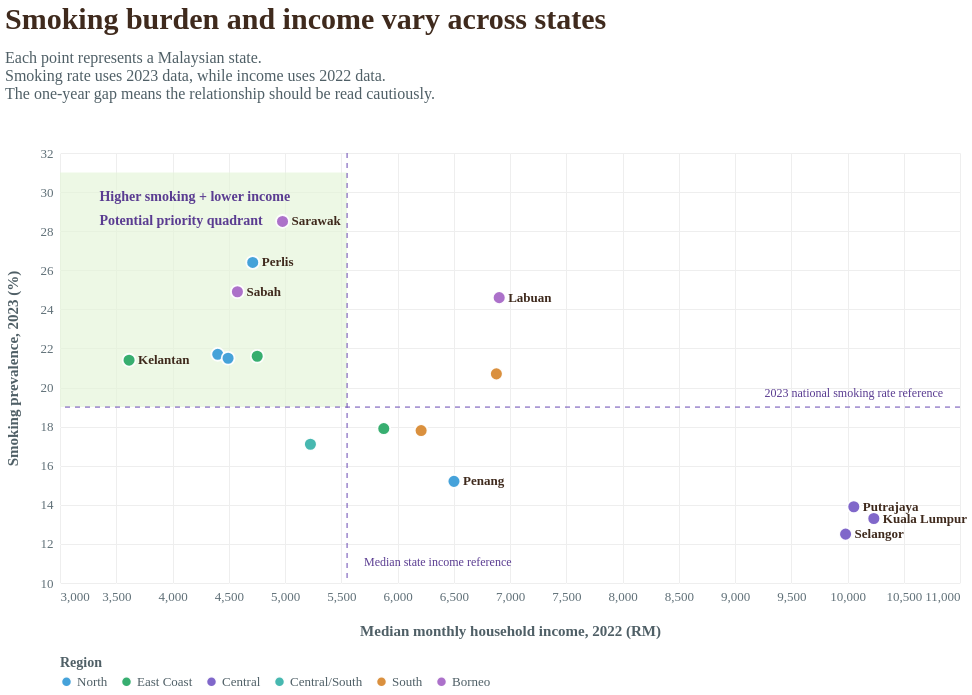

Express this chart as Vega-Lite.
### Vega-Lite specification from a JSON file in a GitHub repository (floating-point values rounded to 4 significant figures)
{"$schema": "https://vega.github.io/schema/vega-lite/v5.json", "description": "Bubble scatter plot comparing Malaysian state smoking rates in 2023 with median household income in 2022.", "width": 900, "height": 430, "background": "white", "title": {"text": "Smoking burden and income vary across states", "subtitle": ["Each point represents a Malaysian state.", "Smoking rate uses 2023 data, while income uses 2022 data.", "The one-year gap means the relationship should be read cautiously."], "font": "Crimson Text", "fontSize": 30, "fontWeight": "bold", "color": "#3f2a1d", "subtitleFont": "Source Sans Pro", "subtitleFontSize": 16, "subtitleColor": "#4f5f66", "anchor": "start", "offset": 45, "subtitlePadding": 15}, "data": {"values": [{"State": "Johor", "Smoking_Rate": 20.7, "Median_Income": 6879, "Region": "South", "LabelType": "Other"}, {"State": "Kedah", "Smoking_Rate": 21.7, "Median_Income": 4402, "Region": "North", "LabelType": "Other"}, {"State": "Kelantan", "Smoking_Rate": 21.4, "Median_Income": 3614, "Region": "East Coast", "LabelType": "Key"}, {"State": "Melaka", "Smoking_Rate": 17.8, "Median_Income": 6210, "Region": "South", "LabelType": "Other"}, {"State": "Negeri Sembilan", "Smoking_Rate": 17.1, "Median_Income": 5226, "Region": "Central/South", "LabelType": "Other"}, {"State": "Pahang", "Smoking_Rate": 21.6, "Median_Income": 4753, "Region": "East Coast", "LabelType": "Other"}, {"State": "Penang", "Smoking_Rate": 15.2, "Median_Income": 6502, "Region": "North", "LabelType": "Key"}, {"State": "Perak", "Smoking_Rate": 21.5, "Median_Income": 4494, "Region": "North", "LabelType": "Other"}, {"State": "Perlis", "Smoking_Rate": 26.4, "Median_Income": 4713, "Region": "North", "LabelType": "Key"}, {"State": "Selangor", "Smoking_Rate": 12.5, "Median_Income": 9983, "Region": "Central", "LabelType": "Key"}, {"State": "Terengganu", "Smoking_Rate": 17.9, "Median_Income": 5878, "Region": "East Coast", "LabelType": "Other"}, {"State": "Sabah", "Smoking_Rate": 24.9, "Median_Income": 4577, "Region": "Borneo", "LabelType": "Key"}, {"State": "Sarawak", "Smoking_Rate": 28.5, "Median_Income": 4978, "Region": "Borneo", "LabelType": "Key"}, {"State": "Kuala Lumpur", "Smoking_Rate": 13.3, "Median_Income": 10234, "Region": "Central", "LabelType": "Key"}, {"State": "Labuan", "Smoking_Rate": 24.6, "Median_Income": 6904, "Region": "Borneo", "LabelType": "Key"}, {"State": "Putrajaya", "Smoking_Rate": 13.9, "Median_Income": 10056, "Region": "Central", "LabelType": "Key"}]}, "layer": [{"data": {"values": [{"x1": 3000, "x2": 5552, "y1": 19.0, "y2": 31}]}, "mark": {"type": "rect", "fill": "#e3f4d8", "opacity": 0.65}, "encoding": {"x": {"field": "x1", "type": "quantitative", "scale": {"domain": [3000, 11000]}, "axis": {"title": "Median monthly household income, 2022 (RM)", "titleFont": "Source Sans Pro", "titleFontSize": 15, "titleFontWeight": "bold", "titleColor": "#4f5f66", "titlePadding": 20, "labelFont": "Source Sans Pro", "labelFontSize": 13, "labelColor": "#5f6f77", "grid": true, "gridColor": "#eeeeee", "domain": false, "tickColor": "#ffffff"}}, "x2": {"field": "x2"}, "y": {"field": "y1", "type": "quantitative", "scale": {"domain": [10, 31]}, "axis": {"title": "Smoking prevalence, 2023 (%)", "titleFont": "Source Sans Pro", "titleFontSize": 15, "titleFontWeight": "bold", "titleColor": "#4f5f66", "titlePadding": 20, "labelFont": "Source Sans Pro", "labelFontSize": 13, "labelColor": "#5f6f77", "grid": true, "gridColor": "#eeeeee", "domain": false, "tickColor": "#ffffff"}}, "y2": {"field": "y2"}}}, {"data": {"values": [{"x": 5552}]}, "mark": {"type": "rule", "stroke": "#7a5dbb", "strokeWidth": 1.4, "strokeDash": [5, 5], "opacity": 0.8}, "encoding": {"x": {"field": "x", "type": "quantitative"}}}, {"data": {"values": [{"y": 19.0}]}, "mark": {"type": "rule", "stroke": "#7a5dbb", "strokeWidth": 1.4, "strokeDash": [5, 5], "opacity": 0.8}, "encoding": {"y": {"field": "y", "type": "quantitative"}}}, {"mark": {"type": "point", "filled": true, "size": 165, "stroke": "white", "strokeWidth": 1.8, "opacity": 0.96}, "encoding": {"x": {"field": "Median_Income", "type": "quantitative"}, "y": {"field": "Smoking_Rate", "type": "quantitative"}, "color": {"field": "Region", "type": "nominal", "scale": {"domain": ["North", "East Coast", "Central", "Central/South", "South", "Borneo"], "range": ["#3d9ed8", "#2fab6a", "#7b61c8", "#40b5ad", "#d88b36", "#a96bc8"]}, "legend": {"title": "Region", "orient": "bottom", "labelFont": "Source Sans Pro", "labelFontSize": 13, "titleFont": "Source Sans Pro", "titleFontSize": 14, "titleColor": "#4f5f66", "labelColor": "#4f5f66", "direction": "horizontal"}}, "tooltip": [{"field": "State", "type": "nominal", "title": "State"}, {"field": "Smoking_Rate", "type": "quantitative", "title": "Smoking rate 2023 (%)", "format": ".1f"}, {"field": "Median_Income", "type": "quantitative", "title": "Median income 2022 (RM)", "format": ",.0f"}, {"field": "Region", "type": "nominal", "title": "Region"}]}}, {"transform": [{"filter": "datum.LabelType === 'Key'"}], "mark": {"type": "text", "align": "left", "baseline": "middle", "dx": 9, "font": "Source Sans Pro", "fontSize": 13, "fontWeight": "bold", "color": "#3f2a1d"}, "encoding": {"x": {"field": "Median_Income", "type": "quantitative"}, "y": {"field": "Smoking_Rate", "type": "quantitative"}, "text": {"field": "State"}}}, {"data": {"values": [{"x": 3350, "y": 30.1, "Text": "Higher smoking + lower income"}, {"x": 3350, "y": 28.9, "Text": "Potential priority quadrant"}]}, "mark": {"type": "text", "align": "left", "baseline": "top", "font": "Source Sans Pro", "fontSize": 14, "fontWeight": "bold", "color": "#5a3c91"}, "encoding": {"x": {"field": "x", "type": "quantitative"}, "y": {"field": "y", "type": "quantitative"}, "text": {"field": "Text"}}}, {"data": {"values": [{"x": 5702, "y": 10.6, "Text": "Median state income reference"}]}, "mark": {"type": "text", "align": "left", "baseline": "bottom", "font": "Source Sans Pro", "fontSize": 12, "color": "#5a3c91", "dy": -2}, "encoding": {"x": {"field": "x", "type": "quantitative"}, "y": {"field": "y", "type": "quantitative"}, "text": {"field": "Text"}}}, {"data": {"values": [{"x": 10850, "y": 19.2, "Text": "2023 national smoking rate reference"}]}, "mark": {"type": "text", "align": "right", "baseline": "bottom", "font": "Source Sans Pro", "fontSize": 12, "color": "#5a3c91", "dy": -3}, "encoding": {"x": {"field": "x", "type": "quantitative"}, "y": {"field": "y", "type": "quantitative"}, "text": {"field": "Text"}}}], "config": {"view": {"stroke": null}, "axis": {"labelFont": "Source Sans Pro", "titleFont": "Source Sans Pro"}}}
